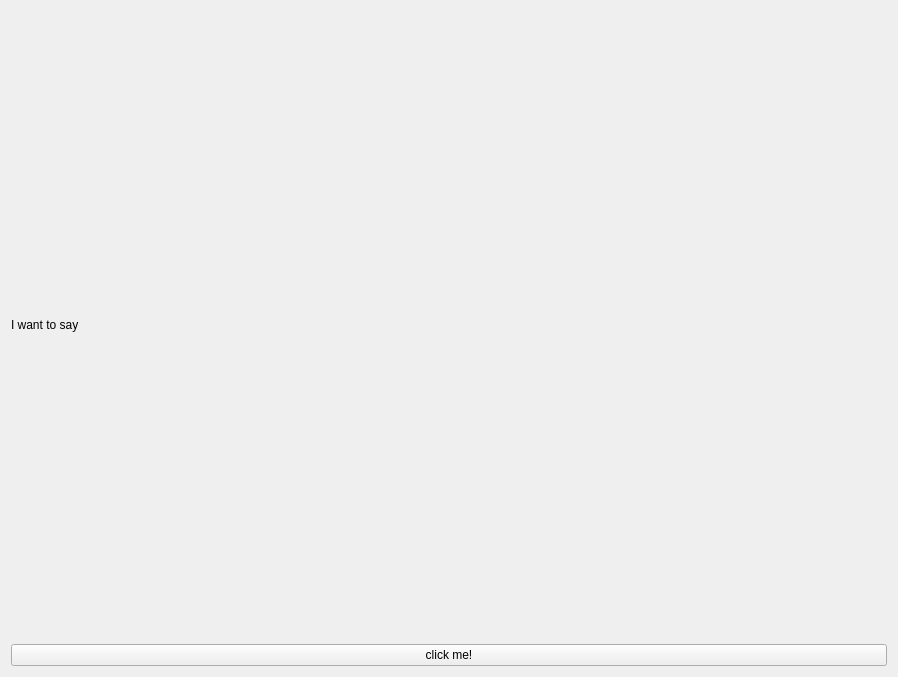
<?xml version="1.0" encoding="UTF-8"?>
<ui version="4.0">
 <class>Form</class>
 <widget class="QWidget" name="Form">
  <property name="geometry">
   <rect>
    <x>0</x>
    <y>0</y>
    <width>898</width>
    <height>677</height>
   </rect>
  </property>
  <property name="windowTitle">
   <string>Form</string>
  </property>
  <layout class="QGridLayout" name="gridLayout">
   <item row="0" column="0">
    <layout class="QVBoxLayout" name="verticalLayout">
     <item>
      <widget class="QLabel" name="label">
       <property name="text">
        <string>I want to say</string>
       </property>
      </widget>
     </item>
     <item>
      <widget class="QPushButton" name="pushButton">
       <property name="text">
        <string>click me!</string>
       </property>
      </widget>
     </item>
    </layout>
   </item>
  </layout>
 </widget>
 <resources/>
 <connections/>
</ui>
